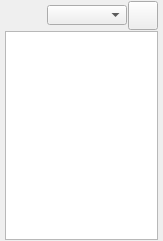
<?xml version="1.0" encoding="UTF-8"?>
<ui version="4.0">
 <class>ColorPalette</class>
 <widget class="QDockWidget" name="ColorPalette">
  <property name="geometry">
   <rect>
    <x>0</x>
    <y>0</y>
    <width>140</width>
    <height>241</height>
   </rect>
  </property>
  <property name="minimumSize">
   <size>
    <width>140</width>
    <height>132</height>
   </size>
  </property>
  <property name="windowTitle">
   <string comment="Window title of color palette.">Color Palette</string>
  </property>
  <widget class="QWidget" name="widget">
   <layout class="QVBoxLayout" name="verticalLayout">
    <property name="spacing">
     <number>1</number>
    </property>
    <property name="leftMargin">
     <number>5</number>
    </property>
    <property name="topMargin">
     <number>1</number>
    </property>
    <property name="rightMargin">
     <number>5</number>
    </property>
    <property name="bottomMargin">
     <number>1</number>
    </property>
    <item>
     <layout class="QHBoxLayout" name="horizontalLayout">
      <property name="spacing">
       <number>1</number>
      </property>
      <item>
       <widget class="QPushButton" name="addColorButton">
        <property name="maximumSize">
         <size>
          <width>20</width>
          <height>20</height>
         </size>
        </property>
        <property name="toolTip">
         <string>Add Color</string>
        </property>
        <property name="text">
         <string/>
        </property>
        <property name="icon">
         <iconset resource="../data/app.qrc">
          <normaloff>:/icons/themes/playful/misc/add-color.svg</normaloff>:/icons/themes/playful/misc/add-color.svg</iconset>
        </property>
        <property name="iconSize">
         <size>
          <width>22</width>
          <height>22</height>
         </size>
        </property>
        <property name="flat">
         <bool>true</bool>
        </property>
       </widget>
      </item>
      <item>
       <widget class="QPushButton" name="removeColorButton">
        <property name="sizePolicy">
         <sizepolicy hsizetype="Minimum" vsizetype="Fixed">
          <horstretch>0</horstretch>
          <verstretch>0</verstretch>
         </sizepolicy>
        </property>
        <property name="maximumSize">
         <size>
          <width>20</width>
          <height>20</height>
         </size>
        </property>
        <property name="toolTip">
         <string>Remove Color</string>
        </property>
        <property name="text">
         <string/>
        </property>
        <property name="icon">
         <iconset resource="../data/app.qrc">
          <normaloff>:/icons/themes/playful/misc/remove-color.svg</normaloff>:/icons/themes/playful/misc/remove-color.svg</iconset>
        </property>
        <property name="iconSize">
         <size>
          <width>22</width>
          <height>22</height>
         </size>
        </property>
        <property name="flat">
         <bool>true</bool>
        </property>
       </widget>
      </item>
      <item>
       <spacer name="horizontalSpacer_2">
        <property name="orientation">
         <enum>Qt::Horizontal</enum>
        </property>
        <property name="sizeHint" stdset="0">
         <size>
          <width>40</width>
          <height>22</height>
         </size>
        </property>
       </spacer>
      </item>
      <item>
       <widget class="QComboBox" name="presetComboBox">
        <property name="sizePolicy">
         <sizepolicy hsizetype="Expanding" vsizetype="Fixed">
          <horstretch>0</horstretch>
          <verstretch>0</verstretch>
         </sizepolicy>
        </property>
        <property name="minimumSize">
         <size>
          <width>80</width>
          <height>20</height>
         </size>
        </property>
        <property name="maximumSize">
         <size>
          <width>16777215</width>
          <height>20</height>
         </size>
        </property>
        <property name="toolTip">
         <string>Select a color palette preset</string>
        </property>
        <property name="editable">
         <bool>false</bool>
        </property>
        <property name="sizeAdjustPolicy">
         <enum>QComboBox::AdjustToContentsOnFirstShow</enum>
        </property>
       </widget>
      </item>
      <item>
       <spacer name="horizontalSpacer">
        <property name="orientation">
         <enum>Qt::Horizontal</enum>
        </property>
        <property name="sizeHint" stdset="0">
         <size>
          <width>40</width>
          <height>22</height>
         </size>
        </property>
       </spacer>
      </item>
      <item>
       <widget class="QToolButton" name="palettePref">
        <property name="minimumSize">
         <size>
          <width>0</width>
          <height>0</height>
         </size>
        </property>
        <property name="acceptDrops">
         <bool>false</bool>
        </property>
        <property name="toolTipDuration">
         <number>-1</number>
        </property>
        <property name="text">
         <string/>
        </property>
        <property name="icon">
         <iconset resource="../data/app.qrc">
          <normaloff>:/icons/themes/playful/misc/more-options.svg</normaloff>:/icons/themes/playful/misc/more-options.svg</iconset>
        </property>
        <property name="iconSize">
         <size>
          <width>22</width>
          <height>22</height>
         </size>
        </property>
        <property name="checkable">
         <bool>false</bool>
        </property>
        <property name="popupMode">
         <enum>QToolButton::InstantPopup</enum>
        </property>
        <property name="autoRaise">
         <bool>false</bool>
        </property>
        <property name="arrowType">
         <enum>Qt::NoArrow</enum>
        </property>
       </widget>
      </item>
     </layout>
    </item>
    <item>
     <layout class="QVBoxLayout" name="verticalLayout_2">
      <item>
       <widget class="QListWidget" name="colorListWidget">
        <property name="sizePolicy">
         <sizepolicy hsizetype="Expanding" vsizetype="Expanding">
          <horstretch>0</horstretch>
          <verstretch>0</verstretch>
         </sizepolicy>
        </property>
        <property name="maximumSize">
         <size>
          <width>16777215</width>
          <height>16777215</height>
         </size>
        </property>
        <property name="focusPolicy">
         <enum>Qt::NoFocus</enum>
        </property>
        <property name="autoFillBackground">
         <bool>false</bool>
        </property>
        <property name="frameShape">
         <enum>QFrame::StyledPanel</enum>
        </property>
        <property name="autoScrollMargin">
         <number>16</number>
        </property>
        <property name="selectionMode">
         <enum>QAbstractItemView::ExtendedSelection</enum>
        </property>
        <property name="resizeMode">
         <enum>QListView::Fixed</enum>
        </property>
        <property name="layoutMode">
         <enum>QListView::SinglePass</enum>
        </property>
        <property name="viewMode">
         <enum>QListView::ListMode</enum>
        </property>
       </widget>
      </item>
     </layout>
    </item>
   </layout>
  </widget>
  <actiongroup name="layoutModeActionGroup">
   <action name="listModeAction">
    <property name="checkable">
     <bool>true</bool>
    </property>
    <property name="checked">
     <bool>true</bool>
    </property>
    <property name="text">
     <string>List Mode</string>
    </property>
    <property name="statusTip">
     <string>Show palette as a list</string>
    </property>
   </action>
   <action name="gridModeAction">
    <property name="checkable">
     <bool>true</bool>
    </property>
    <property name="text">
     <string>Grid Mode</string>
    </property>
    <property name="statusTip">
     <string>Show palette as icons</string>
    </property>
   </action>
  </actiongroup>
  <actiongroup name="iconSizesActionGroup">
   <action name="smallSwatchAction">
    <property name="checkable">
     <bool>true</bool>
    </property>
    <property name="text">
     <string>Small swatch</string>
    </property>
    <property name="statusTip">
     <string>Sets swatch size to: 16x16px</string>
    </property>
   </action>
   <action name="mediumSwatchAction">
    <property name="checkable">
     <bool>true</bool>
    </property>
    <property name="text">
     <string>Medium Swatch</string>
    </property>
    <property name="statusTip">
     <string>Sets swatch size to: 26x26px</string>
    </property>
   </action>
   <action name="largeSwatchAction">
    <property name="checkable">
     <bool>true</bool>
    </property>
    <property name="checked">
     <bool>true</bool>
    </property>
    <property name="text">
     <string>Large Swatch</string>
    </property>
    <property name="statusTip">
     <string>Sets swatch size to: 36x36px</string>
    </property>
   </action>
   <action name="fitSwatchAction">
    <property name="checkable">
     <bool>true</bool>
    </property>
    <property name="text">
     <string>Fit Swatch</string>
    </property>
    <property name="toolTip">
     <string>Fit swatch to window (19-36 px)</string>
    </property>
    <property name="statusTip">
     <string>Swatch fits window</string>
    </property>
   </action>
  </actiongroup>
 </widget>
 <resources>
  <include location="../data/app.qrc"/>
 </resources>
 <connections/>
 <slots>
  <slot>colorListCurrentItemChanged(QListWidgetItem*,QListWidgetItem*)</slot>
  <slot>clickColorListItem(QListWidgetItem*)</slot>
  <slot>changeColorName(QListWidgetItem*)</slot>
  <slot>onActiveColorNameChange(QString)</slot>
  <slot>clickAddColorButton()</slot>
  <slot>clickRemoveColorButton()</slot>
  <slot>palettePreferences()</slot>
  <slot>setListMode()</slot>
  <slot>setGridMode()</slot>
  <slot>setSwatchSizeSmall()</slot>
  <slot>setSwatchSizeMedium()</slot>
  <slot>setSwatchSizeLarge()</slot>
 </slots>
</ui>
